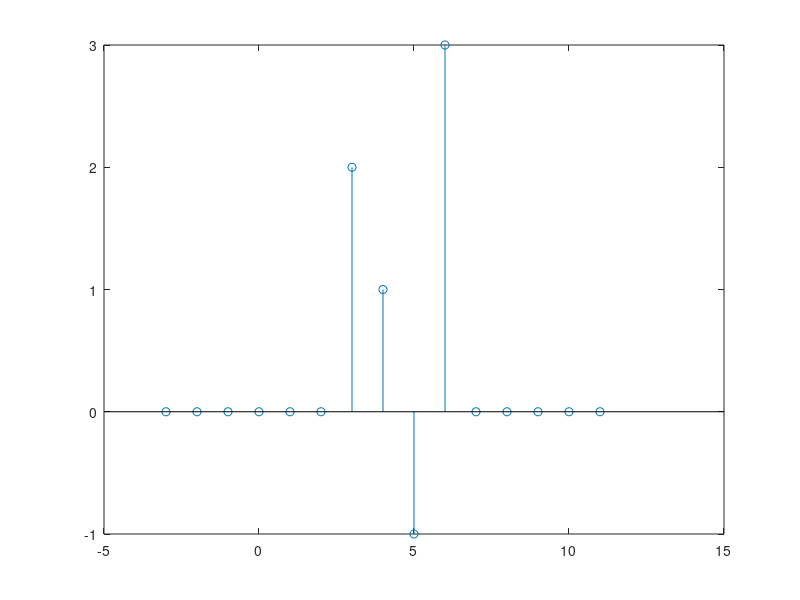

Here is the MATLAB script that generated this plot:
num = 15
n = [-3:11];
x = [zeros(1,4) 2 1 -1 3 zeros(1,7)];
x_ticks = linspace(-4,12,9);
y_ticks = linspace(-1,3,9);

hold on
stem(n,x)
xticks(x_ticks)
yticks(y_ticks)
xlabel('Tiempo(Discreto)');
ylabel('Valor');
title('Señal discreta x[n]');
hold off

ny1 = [n(3:num) n(1:2)]
ny2 = [n(num) n(2:num-1)];
ny3 = flip(n);
ny4 = flip([n(2:num) n(1)]);

stem(ny1,x)
